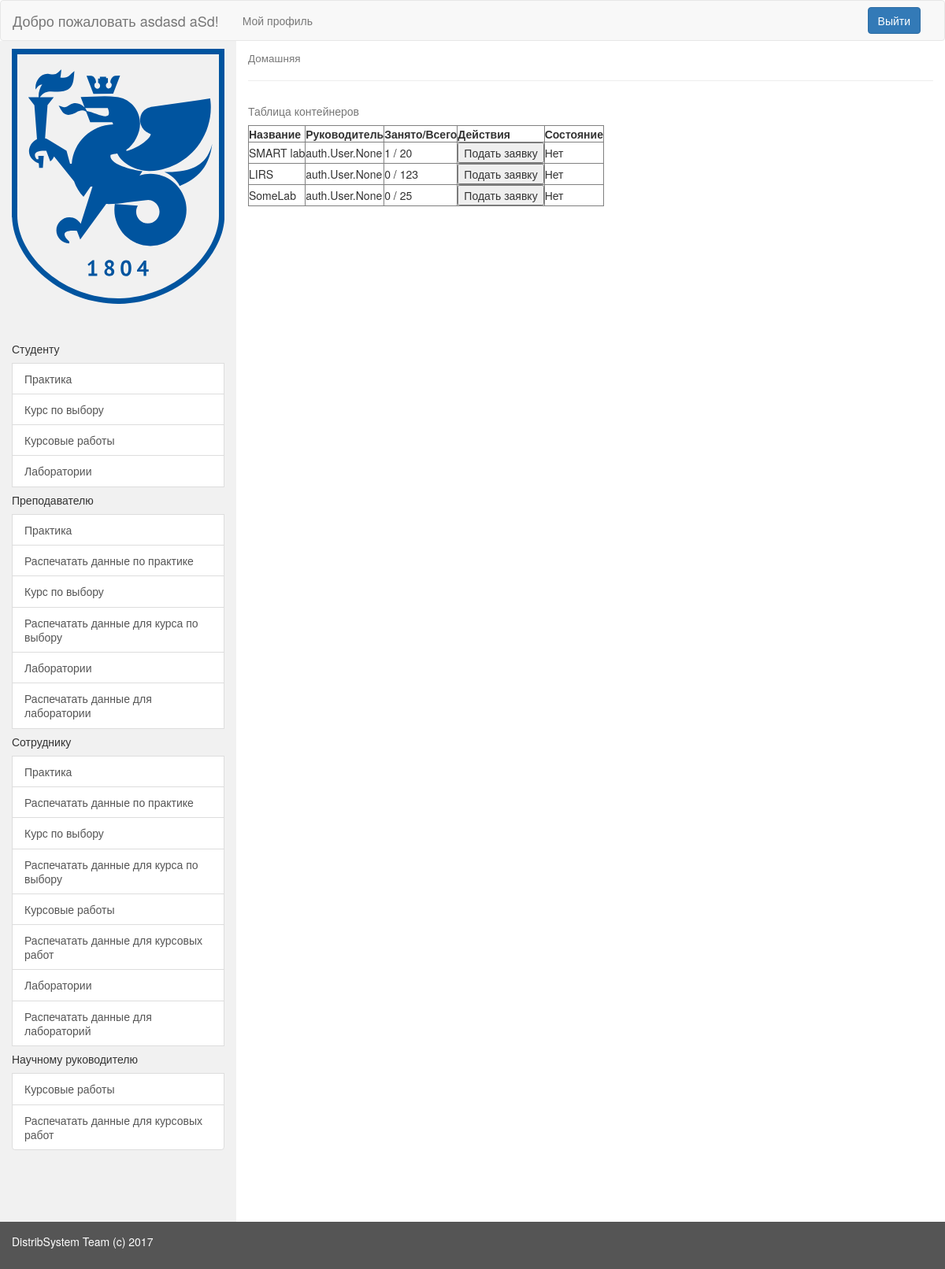
The page /distribution/my_profile/20/student/Laboratory/ (signed in) on the database its author committed.
### choose_distrib/models.py (models this page shows, shortened)
class Container(models.Model):
    container_name = models.CharField(max_length=100, verbose_name='Название')
    container_director = models.ManyToManyField(User)
    container_capacity = models.IntegerField(
        default=0,
        validators=[MaxValueValidator(300), MinValueValidator(0)]
    )
    CONTAINERCHOISE = (
        ('Laboratory', 'laboratory'),
        ('Course', 'course'),
        ('Practice', 'practice'),
        ('ScienceHead', 'science_director')
    )
    container_type = models.CharField(max_length=20, choices=CONTAINERCHOISE)

class Laboratory(Container):
    def __str__(self):
        return "Название лаборатории: {0}".format(self.container_name)

### choose_distrib/views.py (the view)
# urls.py: url(r'^(?P<container_type>[A-z]+)/$', views.student_form, name='student')])),
def student_form(request, user_id, container_type):
    user = request.user
    list_of_triples = get_container_with_number_of_occupied_from_db(user, container_type)
    context = {
        'user_id': user_id,
        'triples': list_of_triples,
    }
    context.update(base_context(request))
    return render(request, 'accounts/parts/container_table.html', context)

### choose_distrib/utils.py (called while the page is built)
def get_container_with_number_of_occupied_from_db(user, container_type):
    containers = list(getattr(module, container_type).objects.all())
    list_of_triples = []
    for container in containers:
        count = StudentToLabStorage.objects.filter(container=container).distinct().count()
        request_status = list(Request.objects.filter(container=container, student=user))
        triple = Triple(container, count, request_status)
        list_of_triples.append(triple)
    return list_of_triples

### userroles/utils.py (called while the page is built)
def get_entity_from_db(user, name):
    model = None
    try :
        model=getattr(module, name).objects.get(user=user)
        if model is not None:
            return model
    except:
        return None

### userroles/views.py (called while the page is built)
@login_required(login_url='/accounts/login')
def base_context(request):
    user = request.user
    is_student = get_entity_from_db(user, 'Student')
    is_cooperator = get_entity_from_db(user, 'Cooperator')
    is_professor = get_entity_from_db(user, 'Professor')
    is_sci_director = get_entity_from_db(user, 'ScientificDirector')
    context = {
        "user_id": user.id,
        "user_surname": user.last_name,
        "user_name": user.first_name,
        "user_email": user.email,
        "user_username": user.username,
        "is_student": is_student,
        "is_professor": is_professor,
        "is_cooperator": is_cooperator,
        "is_sci_director": is_sci_director
    }
    return context

### userroles/templates/accounts/parts/container_table.html (shortened to what this page needs)
{% extends 'accounts/my_profile.html' %}
{% block content %}
<table border="1">
  <caption>Таблица контейнеров</caption>
  <tr>
    <th>Название</th>
    <th>Руководитель</th>
    <th>Занято/Всего</th>
    <th>Действия</th>
    <th>Состояние</th>
  </tr>
    {% for content in triples %}
  <tr>
      <td> {{ content.first_item.container_name }} </td>
      <td> {{ content.first_item.container_director }} </td>
      <td> {{ content.second_item }} / {{ content.first_item.container_capacity }} </td>
      <td>
          <form action={% url 'choose_distrib:student_make_request' user_id content.first_item.container_type content.first_item.container_type content.first_item.id %}  method="post">
            <input type="submit" name="decline" value="Подать заявку">
          </form>
      </td>
       <td>{% if content.third_item %}
                {% if content.third_item.pop.status == 0 %}
                    Рассматривается
                {% elif content.third_item.pop.status == 1 %}
                    Принята
                {% elif content.third_item.pop.status == 2 %}
                    Отклонена
                {% endif %}
           {% else %}
           Нет
           {% endif %}</td>
  </tr>
  {% endfor %}
</table>
{% endblock %}

### userroles/templates/accounts/my_profile.html (shortened to what this page needs)
{% load static %}
<!DOCTYPE html>
<html lang="en">
  <head>
    <link href="{% static 'userroles/css/bootstrap.min.css' %}" rel="stylesheet" type="text/css">
    <link rel="stylesheet" type="text/css" href="{% static 'userroles/css/style.css' %}">
  </head>
  <body>
    <nav class="navbar navbar-default">
      <div class="container-fluid">
        <div class="navbar-header">
          <a class="navbar-brand" href="{% url 'userroles:profile' user_id %}" >Добро пожаловать {{ user_name }} {{ user_surname }}!</a>
        </div>
        <div class="collapse navbar-collapse" id="topNavBar">
          <ul class="nav navbar-nav">
            <li class="">
              <a href="{% url 'userroles:profile' user_id %}">Мой профиль</a>
            </li>
          </ul>
          <form class="navbar-form navbar-right" action="{% url 'userroles:logout' %}">
            <button class="btn btn-primary" type="submit">Выйти</button>
          </form>
        </div>
      </div>
    </nav>
    <div class="container-fluid">
      <div class="row content">
        <div class="col-sm-3 sidenav">
          <img class="image-padding" src="{% static "userroles/img/profile_logo.svg" %}">
          <div class="list-group">
            <br><br>
            {% if is_student %}
              {% include "accounts/parts/menus/student_menu.html" %}
            {% endif %}
            {% if is_professor %}
              {% include "accounts/parts/menus/professor_menu.html" %}
            {% endif %}
            {% if is_cooperator %}
              {% include "accounts/parts/menus/cooperator_menu.html" %}
            {% endif %}
            {% if is_sci_director %}
              {% include "accounts/parts/menus/sci_dir_menu.html" %}
            {% endif %}
          </div>
        </div>
        <div class="col-sm-9">
          <h4><small>Домашняя</small></h4>
          <hr>
          {% block content %}
          {% endblock %}
        </div>
      </div>
    </div>
    <footer class="container-fluid">
      <p>DistribSystem Team (c) 2017</p>
    </footer>
  </body>
</html>

### userroles/static/userroles/css/style.css (style rules this page uses)
.image-padding { padding-top: 10px; }
.row.content { height: 1500px }
.sidenav { background-color: #f1f1f1; height: 100%; }
footer { background-color: #555; color: white; padding: 15px; }
.navbar { margin-bottom: 0px; }

### rows shown on the page
Container: first_item.container_name "SMART lab", first_item.container_director "auth.User.None", first_item.container_capacity "20"
Container: first_item.container_name "LIRS", first_item.container_director "auth.User.None", first_item.container_capacity "123"
Container: first_item.container_name "SomeLab", first_item.container_director "auth.User.None", first_item.container_capacity "25"

### other values the page prints
{{ user_name }} "asdasd"
{{ user_surname }} "aSd"
{{ content.second_item }} "1" "0" "0"
